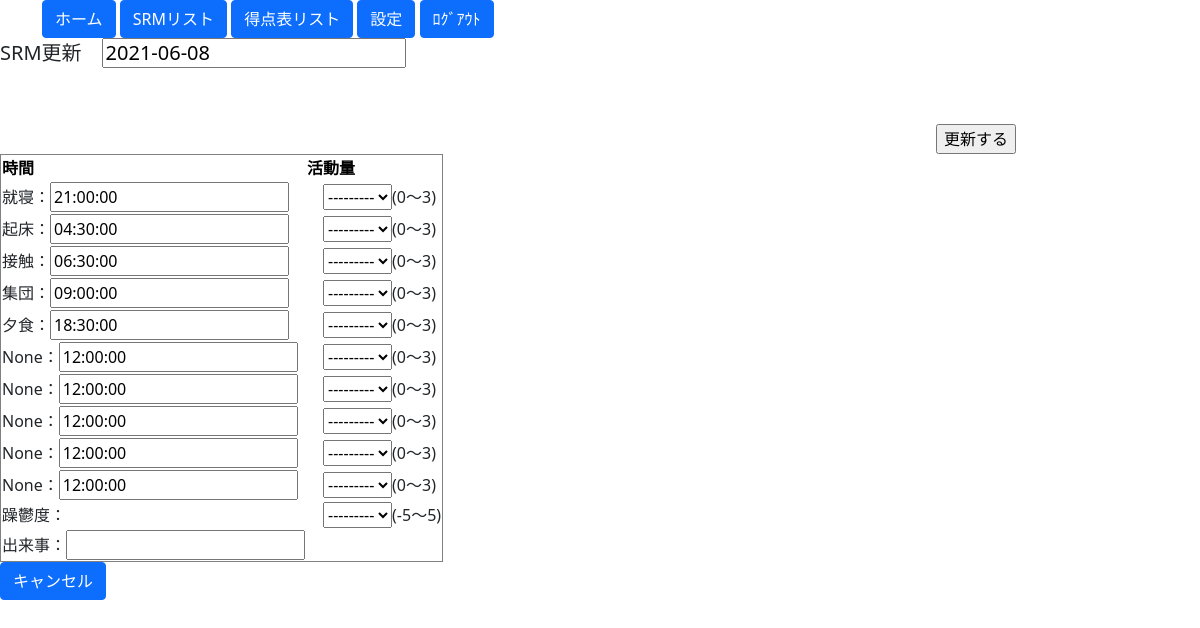
/SRM/SRMupdate/2021-06-08/, run on an earlier commit of the app's database.
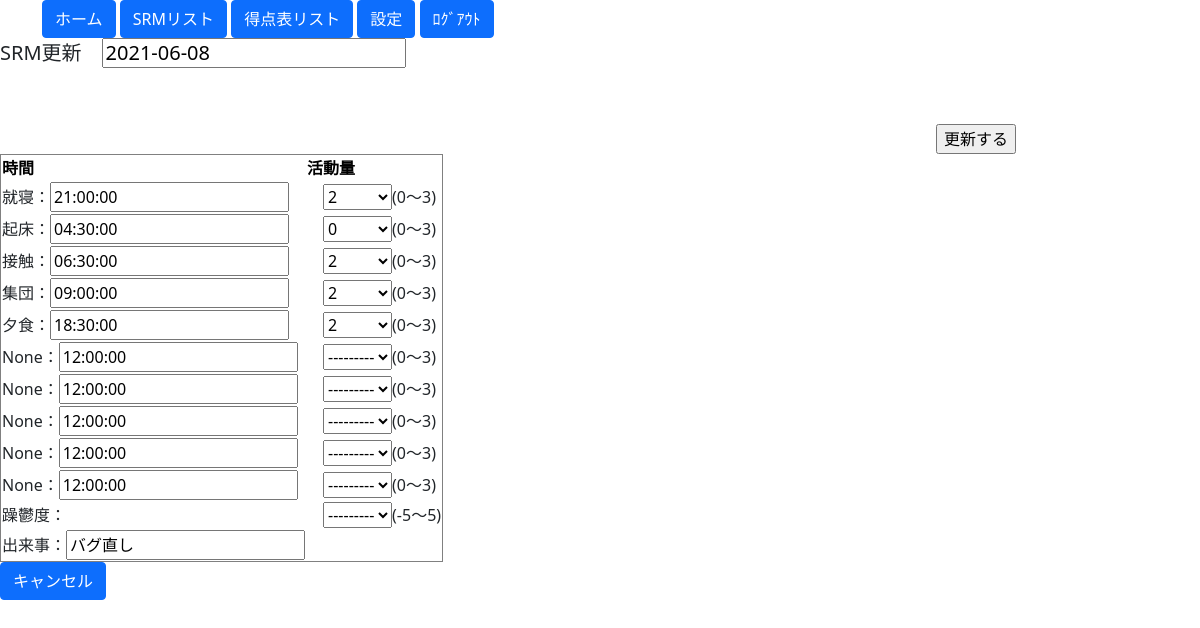
And on a later commit of the database.
### blogpost/models.py (models this page shows, shortened)
class SRMModel(models.Model):
    actions = ["昨就寝","起床","接触","集団","夕食","#6","#7","#8","#9","#10"]
    action_times = ["action" + str(i) +"_time" for i in range(len(actions))]
    default_times = [time(21,00,00,0),time(4,30,00,0),time(6,30,00,0),time(9,00,00,0),time(18,30,00,0),time(12,00,00,0),time(12,00,00,0),time(12,00,00,0),time(12,00,00,0),time(12,00,00,0)]
    action_values = ["action" + str(i) +"_value" for i in range(len(actions))]
    value_range1 =  ((0,0),(1,1),(2,2),(3,3))
    value_range2 = ((-5,-5),(-4,-4),(-3,-3),(-2,-2),(-1,-1),(0,0),(1,1),(2,2),(3,3),(4,4),(5,5))
    i = 0
    SRM_date = models.DateField(primary_key=True, default=timezone.localtime, help_text="日付")  #db_index=True
    action_time1 = models.TimeField(default=default_times[i], blank=True, null=True, help_text=actions[i] + "の時間")
    action_value1 = models.IntegerField(choices=value_range1, blank=True, null=True, help_text=actions[i] +"の活動量 0～3")
    i += 1
    action_time2 = models.TimeField(default=default_times[i], blank=True, null=True, help_text=actions[i] + "の時間")
    action_value2 = models.IntegerField(choices=value_range1, blank=True, null=True, help_text=actions[i] +"の活動量 0～3")
    i += 1
    action_time3 = models.TimeField(default=default_times[i], blank=True, null=True, help_text=actions[i] + "の時間")
    action_value3 = models.IntegerField(choices=value_range1, blank=True, null=True, help_text=actions[i] +"の活動量 0～3")
    i += 1
    action_time4 = models.TimeField(default=default_times[i], blank=True, null=True, help_text=actions[i] + "の時間")
    action_value4 = models.IntegerField(choices=value_range1, blank=True, null=True, help_text=actions[i] +"の活動量 0～3")
    i += 1
    action_time5 = models.TimeField(default=default_times[i], blank=True, null=True, help_text=actions[i] + "の時間")
    action_value5 = models.IntegerField(choices=value_range1, blank=True, null=True, help_text=actions[i] +"の活動量 0～3")
    i += 1
    action_time6 = models.TimeField(default=default_times[i], blank=True, null=True, help_text=actions[i] + "の時間")
    action_value6 = models.IntegerField(choices=value_range1, blank=True, null=True, help_text=actions[i] +"の活動量 0～3")
    i += 1
    action_time7 = models.TimeField(default=default_times[i], blank=True, null=True, help_text=actions[i] + "の時間")
    action_value7 = models.IntegerField(choices=value_range1, blank=True, null=True, help_text=actions[i] +"の活動量 0～3")
    i += 1
    action_time8 = models.TimeField(default=default_times[i], blank=True, null=True, help_text=actions[i] + "の時間")
    action_value8 = models.IntegerField(choices=value_range1, blank=True, null=True, help_text=actions[i] +"の活動量 0～3")
    i += 1
    action_time9 = models.TimeField(default=default_times[i], blank=True, null=True, help_text=actions[i] + "の時間")
    action_value9 = models.IntegerField(choices=value_range1, blank=True, null=True, help_text=actions[i] +"の活動量 0～3")
    i += 1
    action_time10 = models.TimeField(default=default_times[i] , blank=True, null=True, help_text=actions[i] + "の時間")
    action_value10 = models.IntegerField(choices=value_range1, blank=True, null=True, help_text=actions[i] +"の活動量 0～3")
    mood_value = models.IntegerField(choices=value_range2, default=None, blank=True, null=True, help_text="気分の値 -5～5")
    ivent = models.CharField(max_length=50, blank=True, null=True)

### blogpost/views.py (the view)
# urls.py: path('SRM/SRMupdate/<str:pk>/', SRMUpdate.as_view(), name='SRMupdate'),
class SRMUpdate(UpdateView):
    template_name = 'SRM/SRMupdate.html'
    model = SRMModel
    fields = "__all__"
    success_url = reverse_lazy('Top')
    def get_context_data(self, **kwargs):
        context = super().get_context_data(**kwargs) # はじめに継承元のメソッドを呼び出す
        context['SRMOptionlist'] = SRMOptionModel.objects.all()
        return context

### blogpost/templates/SRM/SRMupdate.html (shortened to what this page needs)
{% extends 'base.html' %}
{% block content %}
<form action="" method="POST">{% csrf_token %}
<h5>SRM更新　{{ form.SRM_date }}</h5>
    <table border="1" style="border-collapse: collapse">
        <thead>
            <tr class="table-info">
                <th>時間</th>
                <th>活動量</th>
            </tr>
        </thead>
        <tbody>
        {% if SRMOptionlist.0.SRM_name1 != "" %}
            <tr>
                <td>{{ SRMOptionlist.0.SRM_name1 }}：{{ form.action_time1 }}{{ form.action_time1.errors }}</td>
                <td>　{{ form.action_value1 }}{{ form.action_value1.errors }}(0～3)</td>
            </tr>
        {% endif %}
        {% if SRMOptionlist.0.SRM_name2 != "" %}
            <tr>
                <td>{{ SRMOptionlist.0.SRM_name2 }}：{{ form.action_time2 }}{{ form.action_time2.errors }}</td>
                <td>　{{ form.action_value2 }}{{ form.action_value2.errors }}(0～3)</td>
            </tr>
        {% endif %}
        {% if SRMOptionlist.0.SRM_name3 != "" %}
            <tr>
                <td>{{ SRMOptionlist.0.SRM_name3 }}：{{ form.action_time3 }}{{ form.action_time3.errors }}</td>
                <td>　{{ form.action_value3 }}{{ form.action_value3.errors }}(0～3)</td>
            </tr>
        {% endif %}
        {% if SRMOptionlist.0.SRM_name4 != "" %}
            <tr>
                <td>{{ SRMOptionlist.0.SRM_name4 }}：{{ form.action_time4 }}{{ form.action_time4.errors }}</td>
                <td>　{{ form.action_value4 }}{{ form.action_value4.errors }}(0～3)</td>
            </tr>
        {% endif %}
        {% if SRMOptionlist.0.SRM_name5 != "" %}
            <tr>
                <td>{{ SRMOptionlist.0.SRM_name5 }}：{{ form.action_time5 }}{{ form.action_time5.errors }}</td>
                <td>　{{ form.action_value5 }}{{ form.action_value5.errors }}(0～3)</td>
            </tr>
        {% endif %}
        {% if SRMOptionlist.0.SRM_name6 != "" %}
            <tr>
                <td>{{ SRMOptionlist.0.SRM_name6 }}：{{ form.action_time6 }}{{ form.action_time6.errors }}</td>
                <td>　{{ form.action_value6 }}{{ form.action_value6.errors }}(0～3)</td>
            </tr>
        {% endif %}
        {% if SRMOptionlist.0.SRM_name7 != "" %}
            <tr>
                <td>{{ SRMOptionlist.0.SRM_name7 }}：{{ form.action_time7 }}{{ form.action_time7.errors }}</td>
                <td>　{{ form.action_value7 }}{{ form.action_value7.errors }}(0～3)</td>
            </tr>
        {% endif %}
        {% if SRMOptionlist.0.SRM_name8 != "" %}
            <tr>
                <td>{{ SRMOptionlist.0.SRM_name8 }}：{{ form.action_time8 }}{{ form.action_time8.errors }}</td>
                <td>　{{ form.action_value8 }}{{ form.action_value8.errors }}(0～3)</td>
            </tr>
        {% endif %}
        {% if SRMOptionlist.0.SRM_name9 != "" %}
            <tr>
                <td>{{ SRMOptionlist.0.SRM_name9 }}：{{ form.action_time9 }}{{ form.action_time9.errors }}</td>
                <td>　{{ form.action_value9 }}{{ form.action_value9.errors }}(0～3)</td>
            </tr>
        {% endif %}
        {% if SRMOptionlist.0.SRM_name10 != "" %}
            <tr>
                <td>{{ SRMOptionlist.0.SRM_name10 }}：{{ form.action_time10 }}{{ form.action_time10.errors }}</td>
                <td>　{{ form.action_value10 }}{{ form.action_value10.errors }}(0～3)</td>
            </tr>
        {% endif %}
        <tr><td>躁鬱度：</td><td>　{{ form.mood_value }}{{ form.mood_value.errors }}(-5～5)</td></tr>
        <tr><td>出来事：{{ form.ivent }}{{ form.ivent.errors }}</td><td></td></tr>
        </tbody>
        <input type="submit" value="更新する">
    </table>
    <a class="btn btn-primary" href="{% url 'Top' %}" role="button">キャンセル</a>
</form>
{% endblock content %}

What changed in the data, as far as the page shows it:
changed SRMModel "2021-06-08": action_value1 "---------" → "2"; action_value2 "---------" → "0"; action_value3 "---------" → "2"; action_value4 "---------" → "2"; action_value5 "---------" → "2"; ivent (not shown) → "バグ直し"
